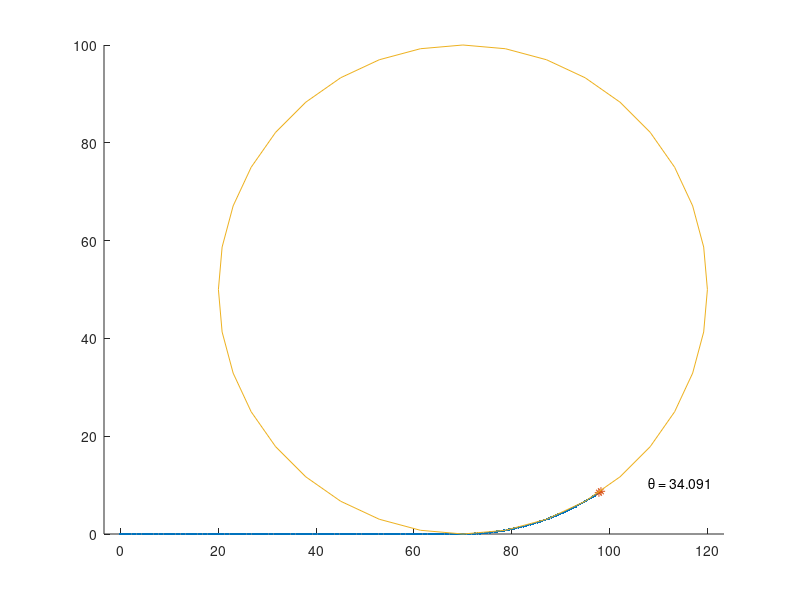

This figure's MATLAB source:
L = 100; % length of catheter (mm)

pct_bent = 30; % percent length bent (%)
res = 0.5; % catheter spatial resolution (interval between nodes) (mm)

Rk = 50; % radius of curvature (to define bent shape)

%% configure catheter

L2 = 0.01*pct_bent*L;
L1 = L - L2; 

x1 = 0:res:L1; % x of unbent
y1 = zeros(1,length(x1)); % y of unbent

xc = L1; % x-location of the center of virtual circle 
yc = Rk; % y-location of the center of virtual circle 

th_c = L2/Rk; % total angle that the arc spans (rad)
th_incre = th_c/(L2/res); % angle increment (rad)
th_arr = (1:(L2/res))*th_incre; % arc angle array 

x2 = L1 + Rk*sin(th_arr); % x of bent
y2 = Rk - Rk*cos(th_arr); % y of bent 

th_end = atand((y2(end)-y2(end-1))/(x2(end)-x2(end-1))); % end effector theta

%% plot
X = [x1,x2];
Y = [y1,y2];

hold on
plot(X,Y,'.-');
plot(X(end-1:end),Y(end-1:end),'*-');
text(X(end)*1.1,Y(end)*1.2,['\theta = ' num2str(th_end)]);
axis equal;

%% visual aids
x_cir = xc + Rk*cosd(0:10:360);
y_cir = yc + Rk*sind(0:10:360);
plot(x_cir,y_cir);